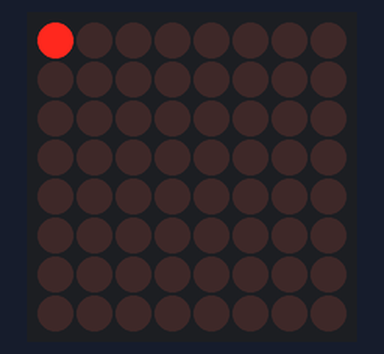
The sketch below on a simulated Arduino Uno, built with avr-gcc and run on an emulated ATmega328P. On the bench: 8×8 LED matrix.

Above: at 0.15 s.
At 1.36 s:
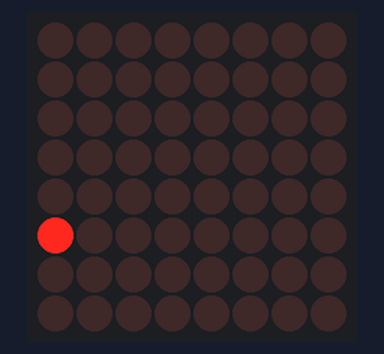
At 2.57 s:
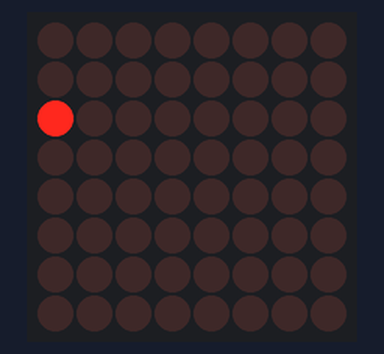
At 5.29 s:
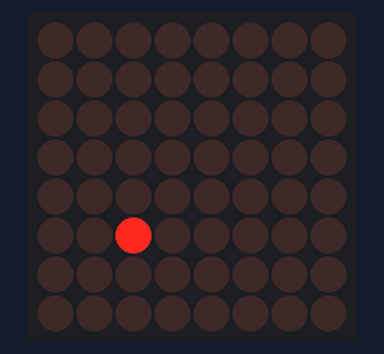
At 7.71 s:
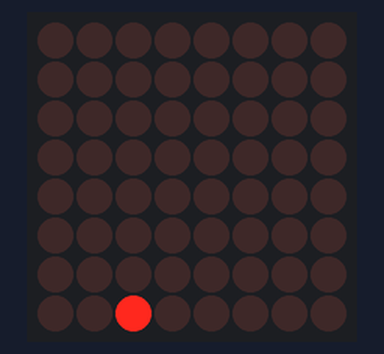
At 10.44 s:
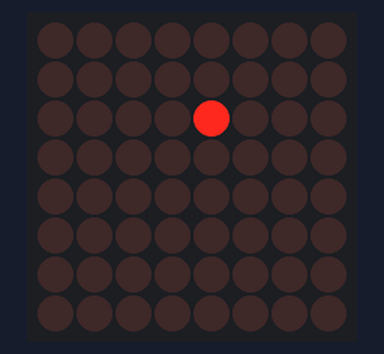

Measured:
- by itself, everything shown: repeats every 9.7 s, in 32 steps

The sketch:

s3_dot_matrix.ino
```cpp
#include <MD_MAX72xx.h>
#include <SPI.h>

// Define hardware type, number of devices, and SPI pins (adjust if needed)
#define HARDWARE_TYPE MD_MAX72XX::FC16_HW
#define MAX_DEVICES 1

// Define the pins for DIN, CS, and CLK.
#define DATA_PIN 6
#define CS_PIN   5
#define CLK_PIN  4

// Create a new instance of the MD_MAX72XX object
MD_MAX72XX matrix = MD_MAX72XX(HARDWARE_TYPE, DATA_PIN, CLK_PIN, CS_PIN, MAX_DEVICES);

void setup() {
  matrix.begin();
  matrix.control(MD_MAX72XX::INTENSITY, 8); // Set brightness level (0-15)
  matrix.clear();
}

void loop() {
  // Cycle through each LED sequentially: turn it on, wait, then turn it off.
  for (uint8_t row = 0; row < 8; row++) {
    for (int8_t col = 7; col >= 0; col--) {
      matrix.setPoint(row, col, true);   // Turn on LED at (row, col)
      delay(30);                        // Wait 100ms
      matrix.setPoint(row, col, false);  // Turn that LED off
    }
  }
}
```
